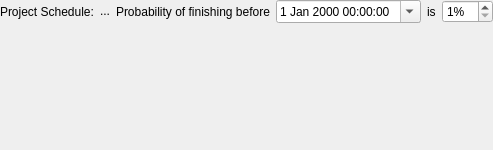
<ui version="4.0" >
 <class>KPlato::CpmWidget</class>
 <widget class="QWidget" name="KPlato::CpmWidget" >
  <property name="geometry" >
   <rect>
    <x>0</x>
    <y>0</y>
    <width>484</width>
    <height>150</height>
   </rect>
  </property>
  <layout class="QVBoxLayout" >
   <property name="leftMargin" >
    <number>0</number>
   </property>
   <property name="topMargin" >
    <number>0</number>
   </property>
   <property name="rightMargin" >
    <number>0</number>
   </property>
   <property name="bottomMargin" >
    <number>0</number>
   </property>
   <item>
    <layout class="QHBoxLayout" >
     <item>
      <widget class="QLabel" name="label_1" >
       <property name="frameShape" >
        <enum>QFrame::NoFrame</enum>
       </property>
       <property name="frameShadow" >
        <enum>QFrame::Plain</enum>
       </property>
       <property name="text" >
        <string>Project Schedule:</string>
       </property>
       <property name="margin" >
        <number>1</number>
       </property>
       <property name="indent" >
        <number>0</number>
       </property>
      </widget>
     </item>
     <item>
      <widget class="QLabel" name="scheduleName" >
       <property name="sizePolicy" >
        <sizepolicy vsizetype="Fixed" hsizetype="MinimumExpanding" >
         <horstretch>0</horstretch>
         <verstretch>0</verstretch>
        </sizepolicy>
       </property>
       <property name="autoFillBackground" >
        <bool>true</bool>
       </property>
       <property name="text" >
        <string>...</string>
       </property>
       <property name="margin" >
        <number>2</number>
       </property>
       <property name="indent" >
        <number>0</number>
       </property>
      </widget>
     </item>
     <item>
      <widget class="QLabel" name="label" >
       <property name="text" >
        <string>Probability of finishing before</string>
       </property>
      </widget>
     </item>
     <item>
      <widget class="QDateTimeEdit" name="finishTime" >
       <property name="calendarPopup" >
        <bool>true</bool>
       </property>
      </widget>
     </item>
     <item>
      <widget class="QLabel" name="label_2" >
       <property name="sizePolicy" >
        <sizepolicy vsizetype="Preferred" hsizetype="Fixed" >
         <horstretch>0</horstretch>
         <verstretch>0</verstretch>
        </sizepolicy>
       </property>
       <property name="text" >
        <string>is</string>
       </property>
      </widget>
     </item>
     <item>
      <widget class="QSpinBox" name="probability" >
       <property name="suffix" >
        <string>%</string>
       </property>
       <property name="minimum" >
        <number>1</number>
       </property>
      </widget>
     </item>
     <item>
      <spacer>
       <property name="orientation" >
        <enum>Qt::Horizontal</enum>
       </property>
       <property name="sizeHint" >
        <size>
         <width>40</width>
         <height>20</height>
        </size>
       </property>
      </spacer>
     </item>
    </layout>
   </item>
   <item>
    <widget class="DoubleTreeViewBase" name="cpmTable" >
     <property name="sizePolicy" >
      <sizepolicy vsizetype="MinimumExpanding" hsizetype="Preferred" >
       <horstretch>0</horstretch>
       <verstretch>0</verstretch>
      </sizepolicy>
     </property>
     <property name="frameShape" >
      <enum>QFrame::NoFrame</enum>
     </property>
     <property name="frameShadow" >
      <enum>QFrame::Raised</enum>
     </property>
    </widget>
   </item>
  </layout>
 </widget>
 <customwidgets>
  <customwidget>
   <class>DoubleTreeViewBase</class>
   <extends>QFrame</extends>
   <header>kptitemmodelbase.h</header>
   <container>1</container>
  </customwidget>
 </customwidgets>
 <resources/>
 <connections/>
</ui>
